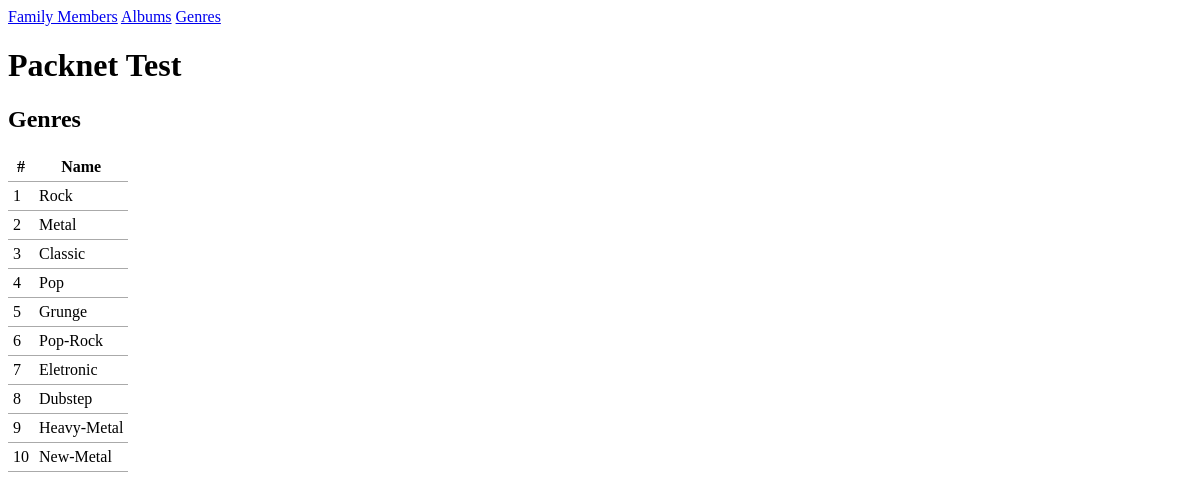
/genres/index.php, run on the app's committed database.
### tables this page shows
CREATE TABLE IF NOT EXISTS `genres` (
  `id` INT(11) NOT NULL AUTO_INCREMENT,
  `name` VARCHAR(20) NOT NULL,
  `created` DATETIME NOT NULL,
  `modified` TIMESTAMP NOT NULL DEFAULT CURRENT_TIMESTAMP,
  PRIMARY KEY (`id`)
);

### objects/genres.php (called while the page is built, shortened)
<?php
class Genre {
  private $conn;
  private $table_name = "genres";
  public function __construct($db){
      $this->conn = $db;
  }
  function read() {
    $query = "SELECT id, name, created FROM " . $this->table_name . " ORDER BY id";
    $stmt = $this->conn->prepare($query);
    $stmt->execute();
    return $stmt;
  }
}
?>

### genres/index.php (the view, shortened to what this page needs)
<?php include "../templates/header.php"; ?>
<?php
  include_once '../objects/genres.php';
  $database = new Database();
  $db = $database->getConnection();
  $genre = new Genre($db);
  $stmt = $genre->read();
  $num = $stmt->rowCount();
  if($num>0) { ?>
    <h2>Genres</h2>
    <table>
      <thead>
        <tr>
          <th>#</th>
          <th>Name</th>
        </tr>
      </thead>
      <tbody>
        <?php foreach ($stmt as $row) { ?>
          <tr>
            <td><?php echo $row["id"]; ?></td>
            <td><?php echo $row["name"]; ?></td>
          </tr>
        <?php } ?>
      </tbody>
    </table>
  <?php }else{ ?>
    <blockquote>No results found.</blockquote>
  <?php } ?>
<?php include "../templates/footer.php"; ?>

### css/style.css (style rules this page uses)
table { border-collapse: collapse; border-spacing: 0; }
td, th { padding: 5px; border-bottom: 1px solid #aaa; }

### data on the page
genres: id "1", name "Rock"
genres: id "2", name "Metal"
genres: id "3", name "Classic"
genres: id "4", name "Pop"
genres: id "5", name "Grunge"
genres: id "6", name "Pop-Rock"
genres: id "7", name "Eletronic"
genres: id "8", name "Dubstep"
genres: id "9", name "Heavy-Metal"
genres: id "10", name "New-Metal"
